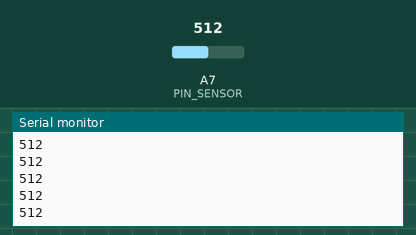
This sketch was run on a simulated Arduino Nano, built with avr-gcc and run on an emulated ATmega328P. Parts: the last lines printed to the serial monitor. The inputs (shaded band) are chosen by the test bench; at power-on: A7 (PIN_SENSOR) = 512.

Above: at 1.2 s.
1.3 s: A7 (PIN_SENSOR) set to 716
At 1.68 s:
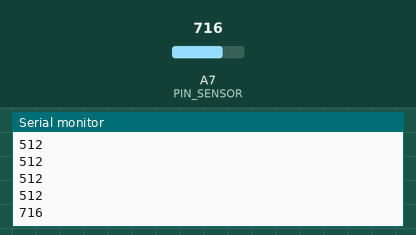
2.8 s: A7 (PIN_SENSOR) set to 900
At 2.93 s:
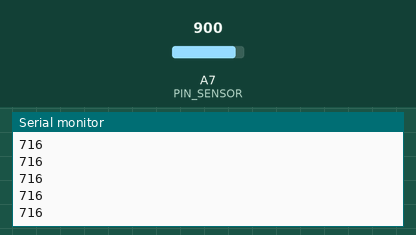
Timing chart, 0 to 5.8 s (numbered marks = the images above; inputs shaded):
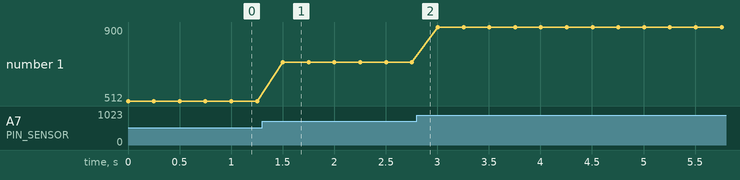

The sketch:

testTCRT5000.ino
```cpp
/*
 * TESTING TCRT5000
 * Hitam, sinyal=1
 * Putih, sinyal=0
 * Kalau terbaca sebagai analog input, 0-1024
 */

//const int PIN_SENSOR = 2;
const int PIN_SENSOR = A7;

void setup(){
  Serial.begin(9600);
  pinMode(PIN_SENSOR, INPUT);
}

void loop(){
  //int nilaiPin = digitalRead(PIN_SENSOR);
  int nilaiPin = analogRead(PIN_SENSOR);
  Serial.println(nilaiPin);
  delay(250);
}
```

Measured:
- after the input at 1.3 s, the serial monitor: prints a new line after 0.20 s (image 1)
- plotted number 1: 512 → 716 after the input at 1.3 s, 716 → 900 after the input at 2.8 s
